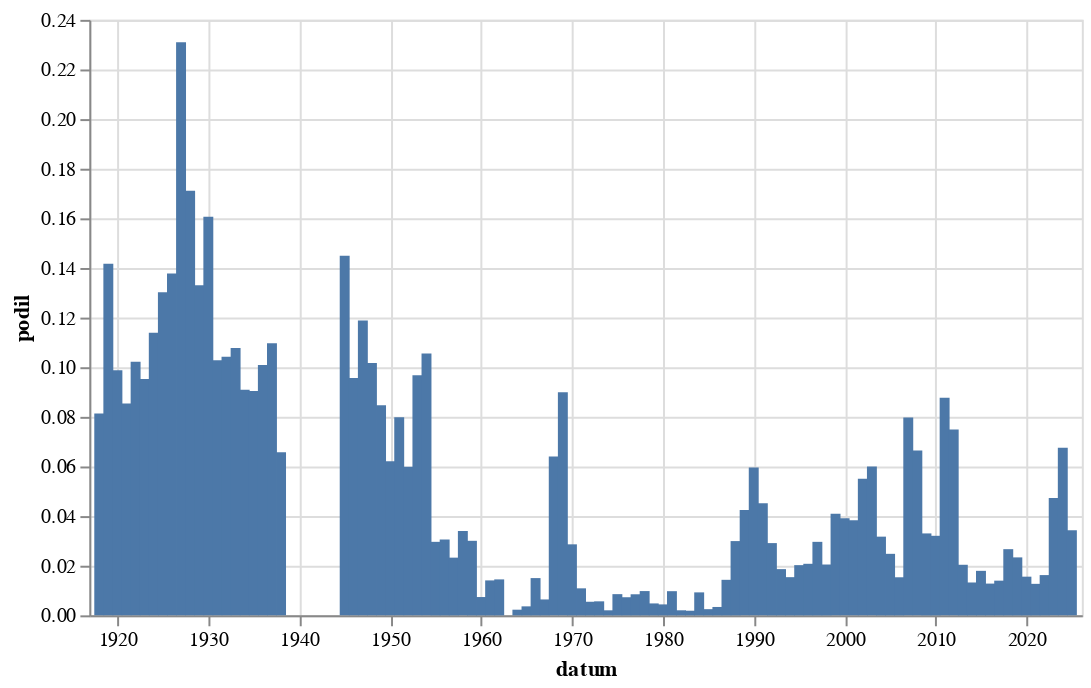

The notebook cell this image was saved under:
### Code cell
graf(vyvoj(r'[Rr]eform'))

### Figure 1 — Vega-Lite specification as saved in the notebook (floating-point values rounded to 4 significant figures)
{"config": {"view": {"continuousWidth": 300, "continuousHeight": 300}}, "data": {"name": "data-e3214d2f5afb8c9fff0798fca9bdc3f3"}, "mark": {"type": "bar"}, "encoding": {"x": {"field": "datum", "type": "temporal"}, "y": {"field": "podil", "type": "quantitative"}}, "height": 300, "width": 500, "$schema": "https://vega.github.io/schema/vega-lite/v5.8.0.json", "datasets": {"data-e3214d2f5afb8c9fff0798fca9bdc3f3": [{"datum": "1918-01-01T00:00:00", "text": 20, "text_right": 246, "podil": 0.0813}, {"datum": "1919-01-01T00:00:00", "text": 356, "text_right": 2512, "podil": 0.1417}, {"datum": "1920-01-01T00:00:00", "text": 325, "text_right": 3290, "podil": 0.09878}, {"datum": "1921-01-01T00:00:00", "text": 358, "text_right": 4192, "podil": 0.0854}, {"datum": "1922-01-01T00:00:00", "text": 401, "text_right": 3922, "podil": 0.1022}, {"datum": "1923-01-01T00:00:00", "text": 247, "text_right": 2592, "podil": 0.09529}, {"datum": "1924-01-01T00:00:00", "text": 345, "text_right": 3029, "podil": 0.1139}, {"datum": "1925-01-01T00:00:00", "text": 316, "text_right": 2427, "podil": 0.1302}, {"datum": "1926-01-01T00:00:00", "text": 502, "text_right": 3643, "podil": 0.1378}, {"datum": "1927-01-01T00:00:00", "text": 730, "text_right": 3161, "podil": 0.2309}, {"datum": "1928-01-01T00:00:00", "text": 566, "text_right": 3307, "podil": 0.1712}, {"datum": "1929-01-01T00:00:00", "text": 241, "text_right": 1812, "podil": 0.133}, {"datum": "1930-01-01T00:00:00", "text": 569, "text_right": 3543, "podil": 0.1606}, {"datum": "1931-01-01T00:00:00", "text": 330, "text_right": 3209, "podil": 0.1028}, {"datum": "1932-01-01T00:00:00", "text": 227, "text_right": 2179, "podil": 0.1042}, {"datum": "1933-01-01T00:00:00", "text": 246, "text_right": 2284, "podil": 0.1077}, {"datum": "1934-01-01T00:00:00", "text": 174, "text_right": 1913, "podil": 0.09096}, {"datum": "1935-01-01T00:00:00", "text": 149, "text_right": 1648, "podil": 0.09041}, {"datum": "1936-01-01T00:00:00", "text": 210, "text_right": 2082, "podil": 0.1009}, {"datum": "1937-01-01T00:00:00", "text": 205, "text_right": 1870, "podil": 0.1096}, {"datum": "1938-01-01T00:00:00", "text": 64, "text_right": 974, "podil": 0.06571}, {"datum": "1945-01-01T00:00:00", "text": 30, "text_right": 207, "podil": 0.1449}, {"datum": "1946-01-01T00:00:00", "text": 160, "text_right": 1673, "podil": 0.09564}, {"datum": "1947-01-01T00:00:00", "text": 196, "text_right": 1649, "podil": 0.1189}, {"datum": "1948-01-01T00:00:00", "text": 134, "text_right": 1318, "podil": 0.1017}, {"datum": "1949-01-01T00:00:00", "text": 47, "text_right": 555, "podil": 0.08468}, {"datum": "1950-01-01T00:00:00", "text": 20, "text_right": 322, "podil": 0.06211}, {"datum": "1951-01-01T00:00:00", "text": 21, "text_right": 263, "podil": 0.07985}, {"datum": "1952-01-01T00:00:00", "text": 16, "text_right": 267, "podil": 0.05993}, {"datum": "1953-01-01T00:00:00", "text": 21, "text_right": 217, "podil": 0.09677}, {"datum": "1954-01-01T00:00:00", "text": 21, "text_right": 199, "podil": 0.1055}, {"datum": "1955-01-01T00:00:00", "text": 4, "text_right": 135, "podil": 0.02963}, {"datum": "1956-01-01T00:00:00", "text": 7, "text_right": 229, "podil": 0.03057}, {"datum": "1957-01-01T00:00:00", "text": 6, "text_right": 258, "podil": 0.02326}, {"datum": "1958-01-01T00:00:00", "text": 8, "text_right": 235, "podil": 0.03404}, {"datum": "1959-01-01T00:00:00", "text": 7, "text_right": 233, "podil": 0.03004}, {"datum": "1960-01-01T00:00:00", "text": 2, "text_right": 271, "podil": 0.00738}, {"datum": "1961-01-01T00:00:00", "text": 4, "text_right": 284, "podil": 0.01408}, {"datum": "1962-01-01T00:00:00", "text": 2, "text_right": 138, "podil": 0.01449}, {"datum": "1964-01-01T00:00:00", "text": 1, "text_right": 439, "podil": 0.002278}, {"datum": "1965-01-01T00:00:00", "text": 1, "text_right": 276, "podil": 0.003623}, {"datum": "1966-01-01T00:00:00", "text": 5, "text_right": 333, "podil": 0.01502}, {"datum": "1967-01-01T00:00:00", "text": 2, "text_right": 312, "podil": 0.00641}, {"datum": "1968-01-01T00:00:00", "text": 69, "text_right": 1077, "podil": 0.06407}, {"datum": "1969-01-01T00:00:00", "text": 75, "text_right": 834, "podil": 0.08993}, {"datum": "1970-01-01T00:00:00", "text": 16, "text_right": 559, "podil": 0.02862}, {"datum": "1971-01-01T00:00:00", "text": 6, "text_right": 551, "podil": 0.01089}, {"datum": "1972-01-01T00:00:00", "text": 2, "text_right": 365, "podil": 0.005479}, {"datum": "1973-01-01T00:00:00", "text": 3, "text_right": 531, "podil": 0.00565}, {"datum": "1974-01-01T00:00:00", "text": 1, "text_right": 492, "podil": 0.002033}, {"datum": "1975-01-01T00:00:00", "text": 5, "text_right": 585, "podil": 0.008547}, {"datum": "1976-01-01T00:00:00", "text": 3, "text_right": 411, "podil": 0.007299}, {"datum": "1977-01-01T00:00:00", "text": 4, "text_right": 471, "podil": 0.008493}, {"datum": "1978-01-01T00:00:00", "text": 5, "text_right": 511, "podil": 0.009785}, {"datum": "1979-01-01T00:00:00", "text": 2, "text_right": 416, "podil": 0.004808}, {"datum": "1980-01-01T00:00:00", "text": 2, "text_right": 453, "podil": 0.004415}, {"datum": "1981-01-01T00:00:00", "text": 3, "text_right": 308, "podil": 0.00974}, {"datum": "1982-01-01T00:00:00", "text": 1, "text_right": 491, "podil": 0.002037}, {"datum": "1983-01-01T00:00:00", "text": 1, "text_right": 537, "podil": 0.001862}, {"datum": "1984-01-01T00:00:00", "text": 4, "text_right": 432, "podil": 0.009259}, {"datum": "1985-01-01T00:00:00", "text": 1, "text_right": 401, "podil": 0.002494}, {"datum": "1986-01-01T00:00:00", "text": 1, "text_right": 296, "podil": 0.003378}, {"datum": "1987-01-01T00:00:00", "text": 6, "text_right": 419, "podil": 0.01432}, {"datum": "1988-01-01T00:00:00", "text": 17, "text_right": 568, "podil": 0.02993}, {"datum": "1989-01-01T00:00:00", "text": 44, "text_right": 1036, "podil": 0.04247}, {"datum": "1990-01-01T00:00:00", "text": 393, "text_right": 6594, "podil": 0.0596}, {"datum": "1991-01-01T00:00:00", "text": 516, "text_right": 11413, "podil": 0.04521}, {"datum": "1992-01-01T00:00:00", "text": 257, "text_right": 8826, "podil": 0.02912}, {"datum": "1993-01-01T00:00:00", "text": 61, "text_right": 3274, "podil": 0.01863}, {"datum": "1994-01-01T00:00:00", "text": 43, "text_right": 2794, "podil": 0.01539}, {"datum": "1995-01-01T00:00:00", "text": 67, "text_right": 3311, "podil": 0.02024}, {"datum": "1996-01-01T00:00:00", "text": 78, "text_right": 3754, "podil": 0.02078}, {"datum": "1997-01-01T00:00:00", "text": 111, "text_right": 3747, "podil": 0.02962}, {"datum": "1998-01-01T00:00:00", "text": 98, "text_right": 4783, "podil": 0.02049}, {"datum": "1999-01-01T00:00:00", "text": 329, "text_right": 8037, "podil": 0.04094}, {"datum": "2000-01-01T00:00:00", "text": 318, "text_right": 8117, "podil": 0.03918}, {"datum": "2001-01-01T00:00:00", "text": 296, "text_right": 7721, "podil": 0.03834}, {"datum": "2002-01-01T00:00:00", "text": 347, "text_right": 6304, "podil": 0.05504}, {"datum": "2003-01-01T00:00:00", "text": 515, "text_right": 8588, "podil": 0.05997}, {"datum": "2004-01-01T00:00:00", "text": 249, "text_right": 7850, "podil": 0.03172}, {"datum": "2005-01-01T00:00:00", "text": 270, "text_right": 10889, "podil": 0.0248}, {"datum": "2006-01-01T00:00:00", "text": 116, "text_right": 7560, "podil": 0.01534}, {"datum": "2007-01-01T00:00:00", "text": 591, "text_right": 7413, "podil": 0.07972}, {"datum": "2008-01-01T00:00:00", "text": 525, "text_right": 7901, "podil": 0.06645}, {"datum": "2009-01-01T00:00:00", "text": 291, "text_right": 8813, "podil": 0.03302}, {"datum": "2010-01-01T00:00:00", "text": 179, "text_right": 5583, "podil": 0.03206}, {"datum": "2011-01-01T00:00:00", "text": 686, "text_right": 7823, "podil": 0.08769}, {"datum": "2012-01-01T00:00:00", "text": 498, "text_right": 6653, "podil": 0.07485}, {"datum": "2013-01-01T00:00:00", "text": 87, "text_right": 4268, "podil": 0.02038}, {"datum": "2014-01-01T00:00:00", "text": 126, "text_right": 9512, "podil": 0.01325}, {"datum": "2015-01-01T00:00:00", "text": 176, "text_right": 9812, "podil": 0.01794}, {"datum": "2016-01-01T00:00:00", "text": 129, "text_right": 10079, "podil": 0.0128}, {"datum": "2017-01-01T00:00:00", "text": 114, "text_right": 8154, "podil": 0.01398}, {"datum": "2018-01-01T00:00:00", "text": 262, "text_right": 9823, "podil": 0.02667}, {"datum": "2019-01-01T00:00:00", "text": 253, "text_right": 10831, "podil": 0.02336}, {"datum": "2020-01-01T00:00:00", "text": 167, "text_right": 10712, "podil": 0.01559}, {"datum": "2021-01-01T00:00:00", "text": 114, "text_right": 8977, "podil": 0.0127}, {"datum": "2022-01-01T00:00:00", "text": 171, "text_right": 10539, "podil": 0.01623}, {"datum": "2023-01-01T00:00:00", "text": 544, "text_right": 11508, "podil": 0.04727}, {"datum": "2024-01-01T00:00:00", "text": 790, "text_right": 11687, "podil": 0.0676}, {"datum": "2025-01-01T00:00:00", "text": 152, "text_right": 4437, "podil": 0.03426}]}}
